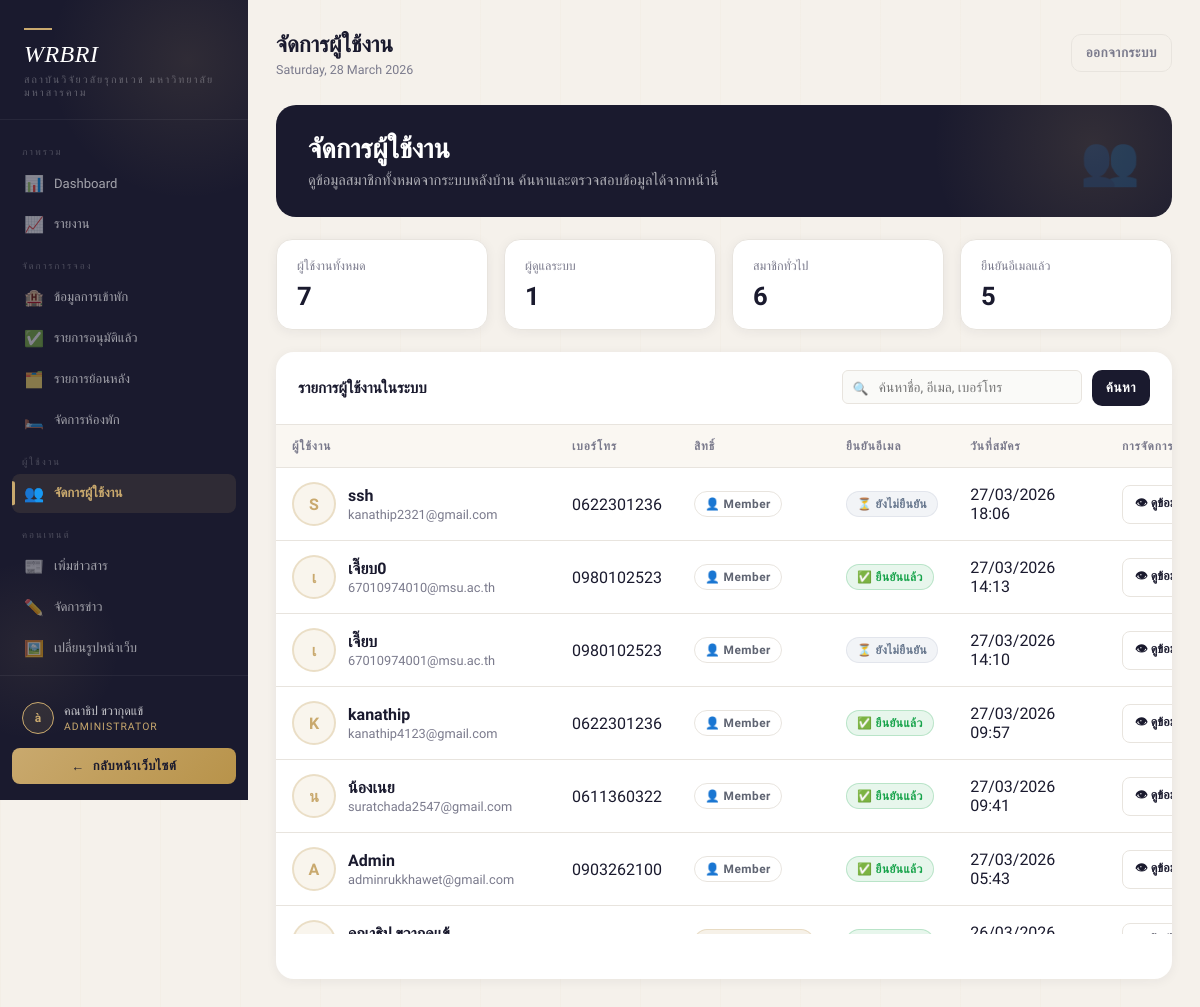
Page /manage_users.php (signed in) on the committed database.
### tables this page shows
CREATE TABLE `users` (
  `id` int(11) NOT NULL,
  `fullname` varchar(150) NOT NULL,
  `email` varchar(150) NOT NULL,
  `phone` varchar(20) DEFAULT NULL,
  `password` varchar(255) NOT NULL,
  `created_at` timestamp NOT NULL DEFAULT current_timestamp(),
  `is_verified` tinyint(1) NOT NULL DEFAULT 0,
  `role` enum('user','admin') NOT NULL DEFAULT 'user',
  `avatar` varchar(255) DEFAULT NULL,
  `birth_date` date DEFAULT NULL,
  `gender` enum('ชาย','หญิง','อื่นๆ') DEFAULT NULL,
  `address` text DEFAULT NULL,
  `bio` text DEFAULT NULL,
  `updated_at` timestamp NOT NULL DEFAULT current_timestamp() ON UPDATE current_timestamp()
);

### manage_users.php (the view, shortened to what this page needs)
<?php
function h($str) {
    return htmlspecialchars((string)$str, ENT_QUOTES, 'UTF-8');
}
function hasColumn(mysqli $conn, string $table, string $column): bool {
    $table = $conn->real_escape_string($table);
    $column = $conn->real_escape_string($column);
    $sql = "SHOW COLUMNS FROM `$table` LIKE '$column'";
    $res = $conn->query($sql);
    return $res && $res->num_rows > 0;
}
$hasAvatar     = hasColumn($conn, 'users', 'avatar');
$hasPhone      = hasColumn($conn, 'users', 'phone');
$hasRole       = hasColumn($conn, 'users', 'role');
$hasVerified   = hasColumn($conn, 'users', 'is_verified');
$hasCreatedAt  = hasColumn($conn, 'users', 'created_at');
$search = trim($_GET['search'] ?? '');
$where = '';
$params = [];
$types  = '';
$totalUsers = 0;
$totalAdmins = 0;
$totalMembers = 0;
$totalVerified = 0;
$resTotal = $conn->query("SELECT COUNT(*) AS total FROM users");
if ($resTotal) {
    $totalUsers = (int)($resTotal->fetch_assoc()['total'] ?? 0);
}
if ($hasRole) {
    $resAdmins = $conn->query("SELECT COUNT(*) AS total FROM users WHERE role = 'admin'");
    if ($resAdmins) {
        $totalAdmins = (int)($resAdmins->fetch_assoc()['total'] ?? 0);
    }
    $resMembers = $conn->query("SELECT COUNT(*) AS total FROM users WHERE role <> 'admin' OR role IS NULL OR role = ''");
    if ($resMembers) {
        $totalMembers = (int)($resMembers->fetch_assoc()['total'] ?? 0);
    }
} else {
    $totalMembers = $totalUsers;
}
if ($hasVerified) {
    $resVerified = $conn->query("SELECT COUNT(*) AS total FROM users WHERE is_verified = 1");
    if ($resVerified) {
        $totalVerified = (int)($resVerified->fetch_assoc()['total'] ?? 0);
    }
}
$selectFields = ["id", "fullname", "email"];
if ($hasPhone)     $selectFields[] = "phone";
if ($hasAvatar)    $selectFields[] = "avatar";
if ($hasRole)      $selectFields[] = "role";
if ($hasVerified)  $selectFields[] = "is_verified";
if ($hasCreatedAt) $selectFields[] = "created_at";
$sql = "SELECT " . implode(", ", $selectFields) . " FROM users $where ORDER BY id DESC";
if ($search !== '') {
    $stmt = $conn->prepare($sql);
    if (!$stmt) {
        die("Prepare failed: " . $conn->error);
    }
    $stmt->bind_param($types, ...$params);
    $stmt->execute();
    $usersResult = $stmt->get_result();
} else {
    $usersResult = $conn->query($sql);
}
$pageTitle  = "จัดการผู้ใช้งาน";
$activeMenu = "users";
include 'admin_layout_top.php';
?>
<div class="mu-wrap">
  <div class="mu-hero">
    <div>
      <h1>จัดการผู้ใช้งาน</h1>
      <p>ดูข้อมูลสมาชิกทั้งหมดจากระบบหลังบ้าน ค้นหาและตรวจสอบข้อมูลได้จากหน้านี้</p>
    </div>
    <div style="font-size:3rem; opacity:.18; line-height:1;">👥</div>
  </div>
  <div class="mu-stats">
    <div class="mu-stat">
      <div class="label">ผู้ใช้งานทั้งหมด</div>
      <div class="value"><?= number_format($totalUsers) ?></div>
    </div>
    <div class="mu-stat">
      <div class="label">ผู้ดูแลระบบ</div>
      <div class="value"><?= number_format($totalAdmins) ?></div>
    </div>
    <div class="mu-stat">
      <div class="label">สมาชิกทั่วไป</div>
      <div class="value"><?= number_format($totalMembers) ?></div>
    </div>
    <div class="mu-stat">
      <div class="label">ยืนยันอีเมลแล้ว</div>
      <div class="value"><?= number_format($totalVerified) ?></div>
    </div>
  </div>
  <div class="mu-card">
    <div class="mu-card-header">
      <div class="mu-card-title">รายการผู้ใช้งานในระบบ</div>
      <form method="GET" class="search-form">
        <div class="search-wrap">
          <input
            type="text"
            name="search"
            class="search-input"
            placeholder="ค้นหาชื่อ, อีเมล, เบอร์โทร"
            value="<?= h($search) ?>"
          >
        </div>
        <button type="submit" class="btn btn-primary">ค้นหา</button>
      </form>
    </div>
    <div class="table-wrap">
      <?php if ($usersResult && $usersResult->num_rows > 0): ?>
        <table class="mu-table">
          <thead>
            <tr>
              <th style="width: 280px;">ผู้ใช้งาน</th>
              <th>เบอร์โทร</th>
              <th>สิทธิ์</th>
              <th>ยืนยันอีเมล</th>
              <th>วันที่สมัคร</th>
              <th style="width: 150px;">การจัดการ</th>
            </tr>
          </thead>
          <tbody>
            <?php while ($user = $usersResult->fetch_assoc()): ?>
              <?php
                $name = trim((string)($user['fullname'] ?? 'ไม่ระบุชื่อ'));
                $firstChar = function_exists('mb_substr')
                    ? mb_strtoupper(mb_substr($name, 0, 1), 'UTF-8')
                    : strtoupper(substr($name, 0, 1));
                $avatar = $hasAvatar ? trim((string)($user['avatar'] ?? '')) : '';
                $role   = $hasRole ? trim((string)($user['role'] ?? 'user')) : 'user';
                $phone  = $hasPhone ? trim((string)($user['phone'] ?? '')) : '';
                $isVerified = $hasVerified ? (int)($user['is_verified'] ?? 0) : 0;
                $createdAt = $hasCreatedAt ? trim((string)($user['created_at'] ?? '')) : '';
              ?>
              <tr>
                <td>
                  <div class="user-cell">
                    <div class="user-avatar">
                      <?php if ($avatar !== '' && file_exists(__DIR__ . '/' . $avatar)): ?>
                        <img src="<?= h($avatar) ?>?v=<?= time() ?>" alt="avatar">
                      <?php else: ?>
                        <?= h($firstChar) ?>
                      <?php endif; ?>
                    </div>
                    <div>
                      <div class="user-name"><?= h($name) ?></div>
                      <div class="user-sub"><?= h($user['email'] ?? '-') ?></div>
                    </div>
                  </div>
                </td>
                <td><?= $phone !== '' ? h($phone) : '-' ?></td>
                <td>
                  <?php if ($role === 'admin'): ?>
                    <span class="badge badge-admin">⚡ Administrator</span>
                  <?php else: ?>
                    <span class="badge badge-user">👤 Member</span>
                  <?php endif; ?>
                </td>
                <td>
                  <?php if ($hasVerified): ?>
                    <?php if ($isVerified === 1): ?>
                      <span class="badge badge-success">✅ ยืนยันแล้ว</span>
                    <?php else: ?>
                      <span class="badge badge-muted">⏳ ยังไม่ยืนยัน</span>
                    <?php endif; ?>
                  <?php else: ?>
                    -
                  <?php endif; ?>
                </td>
                <td>
                  <?= $createdAt !== '' ? h(date('d/m/Y H:i', strtotime($createdAt))) : '-' ?>
                </td>
                <td class="col-actions">
                  <?php if ((int)$user['id'] === (int)$_SESSION['user_id']): ?>
                    <a href="admin_profile.php" class="action-link">👁 โปรไฟล์ฉัน</a>
                  <?php else: ?>
                    <a href="user_view.php?id=<?= (int)$user['id'] ?>" class="action-link">👁 ดูข้อมูล</a>
                  <?php endif; ?>
                </td>
              </tr>
            <?php endwhile; ?>
          </tbody>
        </table>
      <?php else: ?>
        <div class="empty-box">
          ไม่พบข้อมูลผู้ใช้งาน
        </div>
      <?php endif; ?>
    </div>
  </div>
</div>
<?php
include 'admin_layout_bottom.php';
?>

### admin_layout_top.php (shortened to what this page needs)
<!DOCTYPE html>
<html lang="th">
<head>
</head>
<body>
<div class="sidebar">
  <div class="sidebar-brand">
    <div class="sidebar-brand-line"></div>
    <div class="sidebar-brand-name">WRBRI</div>
    <div class="sidebar-brand-sub">สถาบันวิจัยวลัยรุกขเวช มหาวิทยาลัยมหาสารคาม</div>
  </div>
  <div class="sidebar-scroll">
<div class="menu-section">
  <span class="menu-section-label">ภาพรวม</span>
  <a href="admin_dashboard.php" class="menu-item <?= $activeMenu==='dashboard'?'active':'' ?>">
    <span class="icon">📊</span><span class="text">Dashboard</span>
  </a>
  <a href="daily_report.php" class="menu-item <?= $activeMenu==='report'?'active':'' ?>">
    <span class="icon">📈</span><span class="text">รายงาน</span>
  </a>
</div>
<div class="menu-section">
  <span class="menu-section-label">จัดการการจอง</span>
  <a href="admin_booking_list.php" class="menu-item <?= $activeMenu==='booking'?'active':'' ?>">
    <span class="icon">🏨</span><span class="text">ข้อมูลการเข้าพัก</span>
  </a>
  <a href="admin_booking_approved.php" class="menu-item <?= $activeMenu==='booking_approved'?'active':'' ?>">
    <span class="icon">✅</span><span class="text">รายการอนุมัติแล้ว</span>
  </a>
  <a href="admin_booking_archive.php" class="menu-item <?= $activeMenu==='booking_archive'?'active':'' ?>">
    <span class="icon">🗂️</span><span class="text">รายการย้อนหลัง</span>
  </a>
  <a href="manage_rooms.php" class="menu-item <?= $activeMenu==='rooms'?'active':'' ?>">
    <span class="icon">🛏️</span><span class="text">จัดการห้องพัก</span>
  </a>
</div>
<div class="menu-section">
  <span class="menu-section-label">ผู้ใช้งาน</span>
  <a href="manage_users.php" class="menu-item <?= $activeMenu==='users'?'active':'' ?>">
    <span class="icon">👥</span><span class="text">จัดการผู้ใช้งาน</span>
  </a>
</div>
<div class="menu-section">
  <span class="menu-section-label">คอนเทนต์</span>
  <a href="admin_add_news.php" class="menu-item <?= $activeMenu==='news_add'?'active':'' ?>">
    <span class="icon">📰</span><span class="text">เพิ่มข่าวสาร</span>
  </a>
  <a href="manage_news.php" class="menu-item <?= $activeMenu==='news_manage'?'active':'' ?>">
    <span class="icon">✏️</span><span class="text">จัดการข่าว</span>
  </a>
  <a href="change_banner.php" class="menu-item <?= $activeMenu==='banner'?'active':'' ?>">
    <span class="icon">🖼️</span><span class="text">เปลี่ยนรูปหน้าเว็บ</span>
  </a>
  <a href="edit_about.php" class="menu-item <?= $activeMenu==='about'?'active':'' ?>">
  </a>
</div>
  </div>
  <div class="sidebar-footer">
    <div class="sidebar-user">
      <div class="sidebar-user-avatar"><?= strtoupper(substr($_SESSION['user_name'] ?? 'A', 0, 1)) ?></div>
      <div>
        <div class="sidebar-user-name"><?= htmlspecialchars($_SESSION['user_name'] ?? 'Admin') ?></div>
        <div class="sidebar-user-role">Administrator</div>
      </div>
    </div>
    <a href="index.php" class="back-btn">
      <span>←</span> <span>กลับหน้าเว็บไซต์</span>
    </a>
  </div>
</div>
<div class="main">
  <div class="topbar">
    <div>
      <div class="topbar-title"><?= htmlspecialchars($pageTitle) ?></div>
      <div class="topbar-sub"><?= date('l, d F Y') ?></div>
    </div>
    <div class="topbar-actions">
      <a href="logout.php" class="btn btn-ghost btn-sm">ออกจากระบบ</a>
    </div>
  </div>

### admin_layout_bottom.php (shortened to what this page needs)
    </div>
  </body>
</html>

### manage_users.php (style rules this page uses)
:root { --accent:#c9a96e; --accent-dim:rgba(201,169,110,0.12); --ink:#1a1a2e; --card:#fff; --muted:#7a7a8c; --border:#e8e4de; --success:#16a34a; --danger:#dc2626; --info:#2563eb; }
.mu-wrap { max-width: 1200px; margin: 0 auto; padding: 0 0 48px; }
.mu-hero { background: var(--ink); border-radius: 20px; padding: 28px 32px; color: #fff; display: flex; justify-content: space-between; gap: 18px; align-items: center; margin-bottom: 22px; position: relative; overflow: hidden; }
.mu-hero::before { content:''; position:absolute; width:320px; height:320px; border-radius:50%; background: radial-gradient(circle, rgba(201,169,110,.14) 0%, transparent 70%); top:-120px; right:-80px; pointer-events:none; }
.mu-hero h1 { font-size: 1.7rem; margin: 0 0 6px; font-weight: 800; }
.mu-hero p { margin: 0; color: rgba(255,255,255,.65); font-size: .92rem; }
.mu-stats { display:grid; grid-template-columns: repeat(4, 1fr); gap:16px; margin-bottom:22px; }
.mu-stat { background:var(--card); border-radius:16px; padding:18px 20px; box-shadow:0 2px 12px rgba(26,26,46,.06); border:1px solid var(--border); }
.mu-stat .label { font-size:.78rem; color:var(--muted); margin-bottom:8px; }
.mu-stat .value { font-size:1.6rem; font-weight:800; color:var(--ink); }
.mu-card { background:var(--card); border-radius:18px; box-shadow:0 2px 12px rgba(26,26,46,.06); overflow:hidden; }
.mu-card-header { padding:18px 22px; border-bottom:1px solid var(--border); display:flex; justify-content:space-between; align-items:center; gap:12px; flex-wrap:wrap; }
.mu-card-title { font-size:.95rem; font-weight:700; color:var(--ink); }
.search-form { display:flex; gap:10px; flex-wrap:wrap; }
.search-wrap { position:relative; }
.search-wrap::before { content:'🔍'; position:absolute; left:11px; top:50%; transform:translateY(-50%); font-size:.78rem; pointer-events:none; }
.search-input { width:260px; padding:10px 12px 10px 36px; border:1.5px solid var(--border); border-radius:10px; background:#fafaf8; outline:none; font-family:'Sarabun',sans-serif; }
.btn { display:inline-flex; align-items:center; justify-content:center; gap:6px; padding:10px 14px; border:none; border-radius:10px; font-family:'Sarabun',sans-serif; font-size:.84rem; font-weight:700; text-decoration:none; cursor:pointer; transition:.2s ease; }
.btn-primary { background:var(--ink); color:#fff; }
.btn-ghost { background:transparent; color:var(--muted); border:1.5px solid var(--border); }
.table-wrap { width:100%; overflow:auto; }
.mu-table { width:100%; border-collapse:collapse; min-width:980px; }
.mu-table th, .mu-table td { padding:14px 16px; border-bottom:1px solid var(--border); text-align:left; vertical-align:middle; }
.mu-table th { background:#faf7f2; color:var(--muted); font-size:.74rem; text-transform:uppercase; letter-spacing:.08em; }
.user-cell { display:flex; align-items:center; gap:12px; }
.user-avatar { width:44px; height:44px; border-radius:50%; overflow:hidden; background:var(--accent-dim); border:2px solid rgba(201,169,110,.3); display:flex; align-items:center; justify-content:center; color:var(--accent); font-weight:800; flex-shrink:0; }
.user-name { font-weight:700; color:var(--ink); }
.user-sub { font-size:.8rem; color:var(--muted); margin-top:2px; }
.badge { display:inline-flex; align-items:center; gap:5px; padding:5px 10px; border-radius:999px; font-size:.74rem; font-weight:700; white-space:nowrap; }
.badge-admin { background:rgba(201,169,110,.16); color:#9a6d1f; border:1px solid rgba(201,169,110,.3); }
.badge-user { background:rgba(255,255,255,.4); color:#5f6472; border:1px solid var(--border); }
.badge-success { background:rgba(22,163,74,.1); color:var(--success); border:1px solid rgba(22,163,74,.22); }
.badge-muted { background:rgba(148,163,184,.12); color:#64748b; border:1px solid rgba(148,163,184,.18); }
.col-actions { white-space:nowrap; }
.action-link { display:inline-flex; align-items:center; gap:6px; padding:8px 12px; border-radius:8px; font-size:.78rem; font-weight:700; text-decoration:none; border:1px solid var(--border); color:var(--ink); background:#fff; cursor:pointer; }

### rows in the picture
users: fullname "S", fullname "ssh", email "kanathip2321@gmail.com", phone "0622301236", role "👤 Member", is_verified "⏳ ยังไม่ยืนยัน", created_at "27/03/2026 18:06"
users: fullname "เ", fullname "เจี๊ยบ0", email "67010974010@msu.ac.th", phone "0980102523", role "👤 Member", is_verified "✅ ยืนยันแล้ว", created_at "27/03/2026 14:13"
users: fullname "เ", fullname "เจี๊ยบ", email "67010974001@msu.ac.th", phone "0980102523", role "👤 Member", is_verified "⏳ ยังไม่ยืนยัน", created_at "27/03/2026 14:10"
users: fullname "K", fullname "kanathip", email "kanathip4123@gmail.com", phone "0622301236", role "👤 Member", is_verified "✅ ยืนยันแล้ว", created_at "27/03/2026 09:57"
users: fullname "น", fullname "น้องเนย", email "suratchada2547@gmail.com", phone "0611360322", role "👤 Member", is_verified "✅ ยืนยันแล้ว", created_at "27/03/2026 09:41"
users: fullname "A", fullname "Admin", email "adminrukkhawet@gmail.com", phone "0903262100", role "👤 Member", is_verified "✅ ยืนยันแล้ว", created_at "27/03/2026 05:43"
users: fullname "คณาธิป ขวากุดแข้", created_at "26/03/2026 17:51"

### other values in the picture
substr($_SESSION['user_name'] ?? 'A', 0, 1) "à"
$_SESSION['user_name'] "คณาธิป ขวากุดแข้"
$pageTitle "จัดการผู้ใช้งาน"
$totalUsers "7"
$totalAdmins "1"
$totalMembers "6"
$totalVerified "5"
